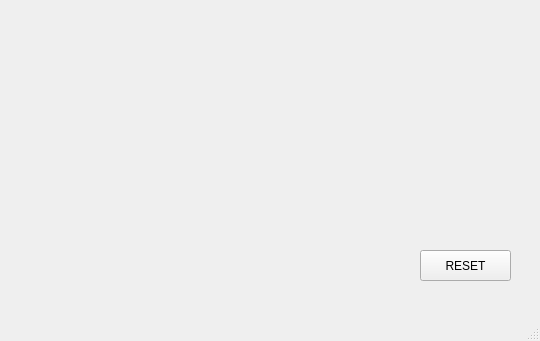
<?xml version="1.0" encoding="UTF-8"?>
<ui version="4.0">
 <class>MainWindow</class>
 <widget class="QMainWindow" name="MainWindow">
  <property name="geometry">
   <rect>
    <x>0</x>
    <y>0</y>
    <width>540</width>
    <height>341</height>
   </rect>
  </property>
  <property name="windowTitle">
   <string>MainWindow</string>
  </property>
  <widget class="QWidget" name="centralwidget">
   <widget class="QPushButton" name="pb">
    <property name="geometry">
     <rect>
      <x>420</x>
      <y>250</y>
      <width>91</width>
      <height>31</height>
     </rect>
    </property>
    <property name="statusTip">
     <string>asdasd</string>
    </property>
    <property name="text">
     <string>RESET</string>
    </property>
    <property name="iconSize">
     <size>
      <width>40</width>
      <height>40</height>
     </size>
    </property>
   </widget>
  </widget>
  <widget class="QMenuBar" name="menubar">
   <property name="geometry">
    <rect>
     <x>0</x>
     <y>0</y>
     <width>540</width>
     <height>21</height>
    </rect>
   </property>
  </widget>
  <widget class="QStatusBar" name="statusbar"/>
 </widget>
 <resources/>
 <connections/>
</ui>
